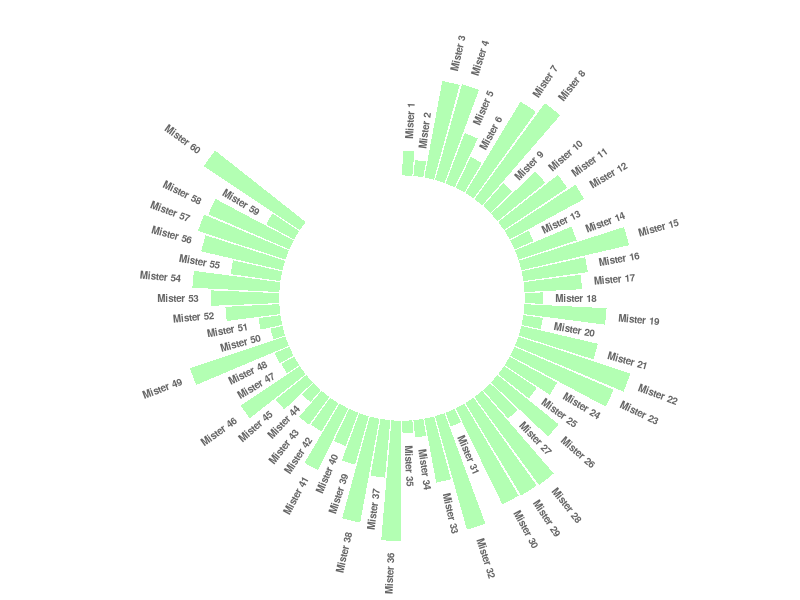

Write the R code that produced this figure.
library(tidyverse)
 
# Create dataset
data <- data.frame(
  individual=paste( "Mister ", seq(1,60), sep=""),
  value=sample( seq(10,100), 60, replace=T)
)
 
# Set a number of 'empty bar'
empty_bar <- 10
 
# Add lines to the initial dataset
to_add <- matrix(NA, empty_bar, ncol(data))
colnames(to_add) <- colnames(data)
data <- rbind(data, to_add)
data$id <- seq(1, nrow(data))
 
# Get the name and the y position of each label
label_data <- data
number_of_bar <- nrow(label_data)
angle <- 90 - 360 * (label_data$id-0.5) /number_of_bar     # I substract 0.5 because the letter must have the angle of the center of the bars. Not extreme right(1) or extreme left (0)
label_data$hjust <- ifelse( angle < -90, 1, 0)
label_data$angle <- ifelse(angle < -90, angle+180, angle)
 
# Make the plot
p <- ggplot(data, aes(x=as.factor(id), y=value)) +       # Note that id is a factor. If x is numeric, there is some space between the first bar
  geom_bar(stat="identity", fill=alpha("green", 0.3)) +
  ylim(-100,120) +
  theme_minimal() +
  theme(
    axis.text = element_blank(),
    axis.title = element_blank(),
    panel.grid = element_blank(),
    plot.margin = unit(rep(-1,4), "cm") 
  ) +
  coord_polar(start = 0) + 
  geom_text(data=label_data, aes(x=id, y=value+10, label=individual, hjust=hjust), color="black", fontface="bold",alpha=0.6, size=2.5, angle= label_data$angle, inherit.aes = FALSE ) 
 
p

